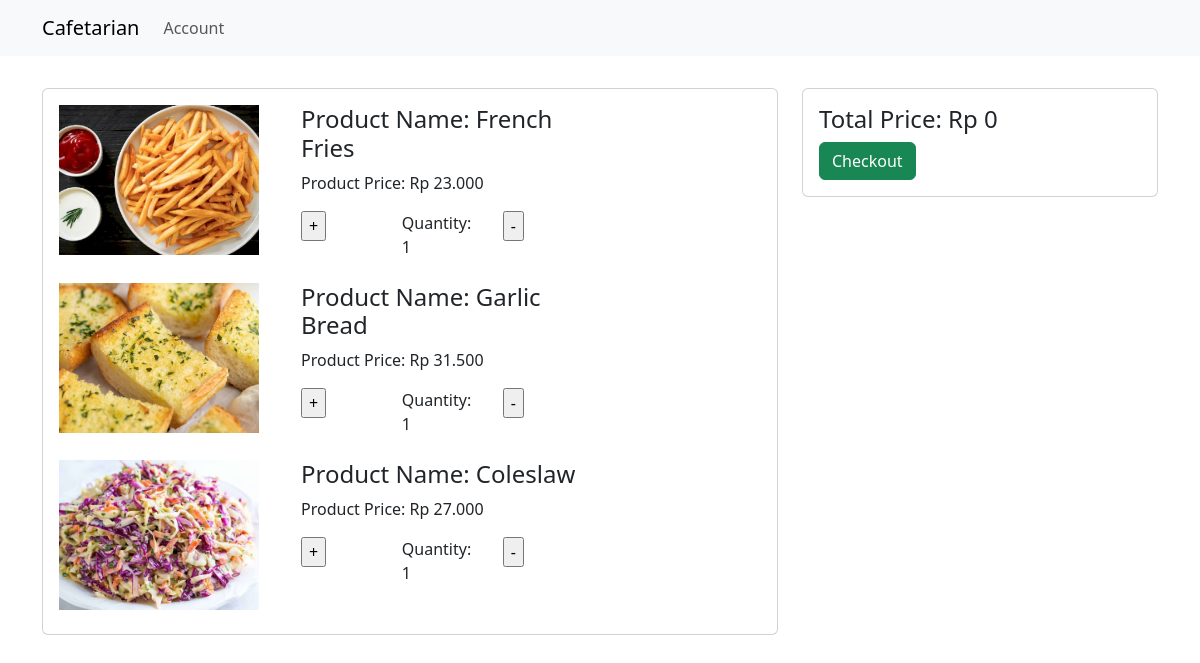
The app's page /cart/cart.php (signed in) with its own data.
### tables this page shows
CREATE TABLE `cart_table` (
  `id` int(11) NOT NULL,
  `user_id` int(11) NOT NULL,
  `product_id` int(11) NOT NULL,
  `quantity` int(11) NOT NULL
);

CREATE TABLE `data_makanan` (
  `id_menu` int(11) NOT NULL,
  `nama_menu` varchar(100) NOT NULL,
  `gambar_menu` varchar(255) NOT NULL,
  `deskripsi_menu` text NOT NULL,
  `harga_menu` int(11) NOT NULL,
  `kategori_menu` enum('Appetizer','Beverages','Main Course','Dessert','Side Dish') NOT NULL
);

### cart/cart.php (the view, shortened to what this page needs)
<?php
include('../database/connect.php');
$user_id = $_SESSION['user_id'];
?>
<!DOCTYPE html>
<html lang="en">
<head>
    <link href="https://cdn.jsdelivr.net/npm/bootstrap@5.3.2/dist/css/bootstrap.min.css" rel="stylesheet">
</head>
<nav class="navbar navbar-expand-lg fixed-top bg-body-tertiary">
    <div class="container">
        <a class="navbar-brand" href="../index.php">
            Cafetarian
        </a>
        <div class="collapse navbar-collapse" id="navbarNav">
            <ul class="navbar-nav ml-auto">
                <?php
                if (isset($_SESSION['user_id']) && ($_SESSION['user_id'] != 0 || $_SESSION['user_id'] != 1)) {
                    echo '<li class="nav-item">';
                    echo '<a class="nav-link navbar-btn" href="../bridge/bridge.php">Account</a>';
                    echo '</li>';
                }
                ?>
            </ul>
        </div>
    </div>
</nav>
<body>
    <div class="container mt-5">
        <div class="row">
            <div class="col-12 col-md-8">
                <div class="card">
                    <div class="card-body">
                        <?php
                        $sql = "SELECT dm.*, ct.quantity FROM data_makanan dm LEFT JOIN cart_table ct ON dm.id_menu = ct.product_id WHERE ct.user_id = $user_id";
                        $result = mysqli_query($conn, $sql);
                        $cart = mysqli_fetch_all($result, MYSQLI_ASSOC);
                        foreach ($cart as $item) {
                            if ($item['quantity'] > 0) {
                        ?>
                                <div class="row mb-2">
                                    <div class="col-md-4">
                                        <img src='../admin/uploads/<?= $item['gambar_menu'] ?>' width='200' height='150' style='object-fit: cover;'>
                                    </div>
                                    <div class="col-md-5">
                                        <h4>Product Name: <?= $item['nama_menu'] ?></h4>
                                        <p>Product Price: Rp <?= number_format($item['harga_menu'] * $item['quantity'], 0, ',', '.') ?></p>
                                        <div class="row">
                                            <div class="col">
                                                <form method='post' action='update_quantity.php'>
                                                    <input type='submit' name='add' value='+'>
                                                </form>
                                            </div>
                                            <div class="col">
                                                <p>Quantity: <?= $item['quantity'] ?></p>
                                            </div>
                                            <div class="col">
                                                <form method='post' action='update_quantity.php'>
                                                    <input type='submit' name='subtract' value='-'>
                                                </form>
                                            </div>
                                        </div>
                                    </div>
                                </div>
                        <?php
                            }
                        }
                        ?>
                    </div>
                </div>
            </div>
            <div class="col-12 col-md-4">
                <div class="card">
                    <div class="card-body">
                        <div class="col-md-9">
                            <h4>Total Price: Rp <?= number_format($_SESSION['totalprice'], 0, ',', '.') ?></h4>
                        </div>
                        <div class="col-md-3">
                            <form action="" method="post">
                                <input type="submit" name="checkout" value="Checkout" class="btn btn-success">
                            </form>
                        </div>
                    </div>
                </div>
            </div>
        </div>
    </div>
</body>
</html>

### cart/cart.php (style rules this page uses)
body { padding-top: 40px; }

### records on screen
cart_table: product.gambar_menu (picture), product.nama_menu "French Fries", $item['harga_menu'] * $item['quantity'] "23.000", quantity "1"
cart_table: product.gambar_menu (picture), product.nama_menu "Garlic Bread", $item['harga_menu'] * $item['quantity'] "31.500", quantity "1"
cart_table: product.gambar_menu (picture), product.nama_menu "Coleslaw", $item['harga_menu'] * $item['quantity'] "27.000", quantity "1"

### other values on screen
$_SESSION['totalprice'] "0"
